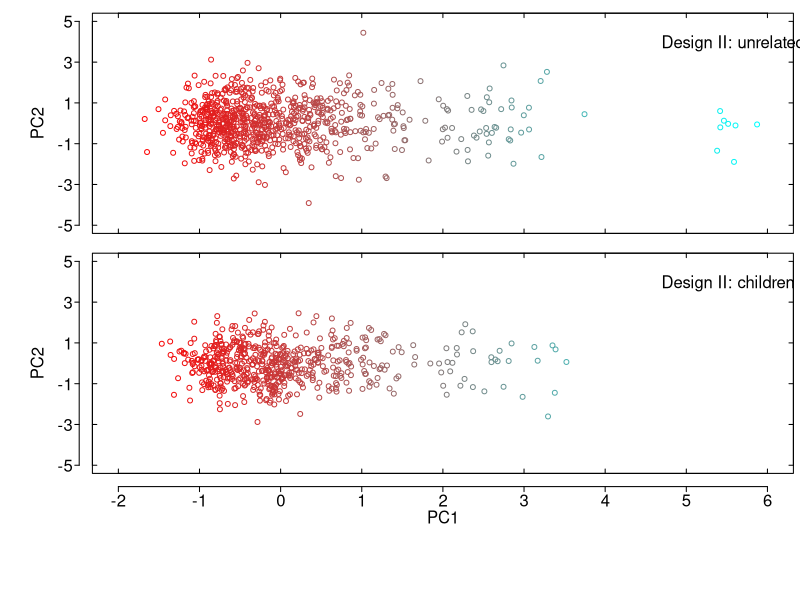

R code for this plot:
score=read.table("0score.txt", header=T)
phe=read.table("0phe.txt", header=T)
ped=read.table("0ped.txt", header=T)
mat=matrix(1:5, 5, 1)
mat[1:2,1]=1
mat[3:4,1]=2
mat[5,1]=3

layout(mat)
par(mar=c(0.5, 7, 1, 0.5))

d1=scale(-1*score[,5])
d2=scale(-1*score[,6])

s1=min(d1)
r1=max(d1)-min(d1)
s2=min(d2)
r2=max(d2)-min(d2)

par(ps=12)
f1=which(ped[,3]==0)
plot(ylim=c(-5, 5), xlim=c(-2, 6), d1[f1], d2[f1], col=rgb(1-(d1[f1]-s1)/r1, (d1[f1]-s1)/r1, (d1[f1]-s1)/r1), axes=F, xlab="", ylab="")
axis(side=1, at=seq(-2, 6, 1), xlim=c(-2, 6), labels=F, tck=0.02)
axis(side=3, at=seq(-2, 6, 1), xlim=c(-2, 6), labels=F, tck=0.02)
axis(side=2, at=seq(-5, 5, 2), xlim=c(-5, 5), labels=F, tck=0.02)
axis(side=4, at=seq(-5, 5, 2), xlim=c(-5, 5), labels=F, tck=0.02)

axis(side=2, at=seq(-5, 5, 2), xlim=c(-5, 5), labels=F, tck=-0.02, line=1)
mtext(side=2, at=seq(-5, 5, 2), text=seq(-5, 5, 2), las=1, line=1.5)
mtext(side=2, text=c("PC2"), las=3, line=3.5)
mtext(side=4, at=c(4), text="Design II: unrelated", line=-10, las=1)
box()

f2=which(ped[,3]!=0)
plot(ylim=c(-5, 5), xlim=c(-2, 6), d1[f2], d2[f2], col=rgb(1-(d1[f2]-s1)/r1, (d1[f2]-s1)/r1, (d1[f2]-s1)/r1),axes=F, xlab="", ylab="")
axis(side=1, at=seq(-2, 6, 1), xlim=c(-2, 6), labels=F, tck=0.02)
axis(side=3, at=seq(-2, 6, 1), xlim=c(-2, 6), labels=F, tck=0.02)
axis(side=2, at=seq(-5, 5, 2), xlim=c(-5, 5), labels=F, tck=0.02)
axis(side=4, at=seq(-5, 5, 2), xlim=c(-5, 5), labels=F, tck=0.02)

axis(side=2, at=seq(-5, 5, 2), xlim=c(-5, 5), labels=F, tck=-0.02, line=1)
mtext(side=2, at=seq(-5, 5, 2), text=seq(-5, 5, 2), las=1, line=1.5)
mtext(side=2, text=c("PC2"), las=3, line=3.5)
mtext(side=4, at=c(4), text="Design II: children", line=-10, las=1)
box()

plot(x=NULL, y=NULL,xlim=c(-2, 6), ylim=c(-5, 5), axes=FALSE, type="n", ylab="")
axis(side=3, at=seq(-2, 6, 1), xlim=c(-2, 6), labels=F, tck=0.05, line=0.5)
mtext(side=3, at=seq(-2, 6, 1), text=seq(-2, 6, 1), las=1, line=-1.2)
mtext(side=3, text=c("PC1"), las=1, line=-2.5)
